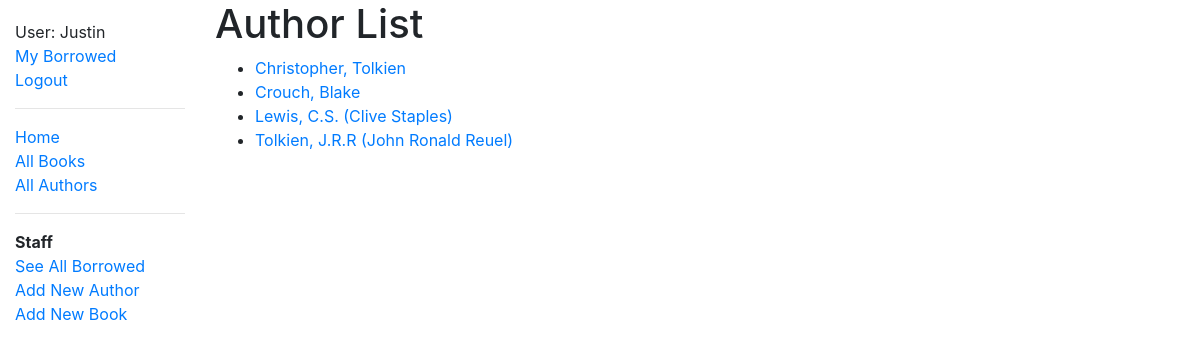
Page /catalog/authors/ (signed in) on the earlier database version.
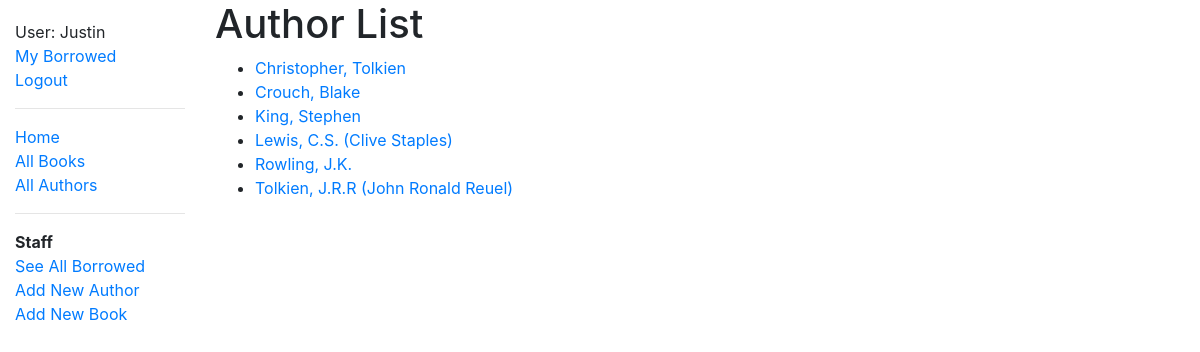
Same page on the later database version.
### catalog/models.py (models this page shows, shortened)
class Author(models.Model):
	first_name = models.CharField(max_length=100)
	last_name = models.CharField(max_length=100)
	date_of_birth = models.DateField(null=True, blank=True)
	date_of_death = models.DateField('Died', null=True, blank=True)
	def get_absolute_url(self):
		return reverse('author-detail', args=[str(self.id)])
	class Meta:
		ordering = ['last_name', 'first_name']
		permissions = (("can_create_author", "Can Create Author"),)

### catalog/views.py (the view)
# urls.py: path('authors/', views.AuthorListView.as_view(), name='authors'),
class AuthorListView(LoginRequiredMixin, generic.ListView):
	model = Author

### catalog/templates/catalog/author_list.html
{% extends "base_generic.html" %}
{% block content %}
  <h1>Author List</h1>
  {% if author_list %}
  <ul>
    {% for author in author_list %}
      <li>
        <a href="{{ author.get_absolute_url }}"> {{ author.last_name }}, {{ author.first_name}} </a>
      </li>
    {% endfor %}
  </ul>
  {% else %}
    <p>There are no authors in the library.</p>
  {% endif %}
{% endblock %}

### catalog/templates/base_generic.html (shortened to what this page needs)
<!DOCTYPE html>
<html lang="en">
<head>
	<link rel="stylesheet" href="https://stackpath.bootstrapcdn.com/bootstrap/4.1.3/css/bootstrap.min.css">
  {% load static %}
  <link rel="stylesheet" href="{% static 'css/style.css' %}">
</head>
<body>
	<div class="container-fluid">
		<div class="row">
			<div class = "col-sm-2">
			{% block sidebar %}
				<ul class="sidebar-nav">
					{% if user.is_authenticated %}
						<li>User: {{ user.get_username }}</li>
						<li><a href="{% url 'my-borrowed' %}">My Borrowed</a></li>
						<li><a href="{% url 'logout'%}?next={{request.path}}">Logout</a></li>
					{% else %}
						<li><a href="{% url 'login'%}?next={{request.path}}">Login</a></li>
					{% endif %}
					<hr/>
					<li><a href="{% url 'index'  %}">Home</a></li>
					<li><a href="{% url  'books' %}">All Books</a></li>
					<li><a href="{% url 'authors' %}">All Authors</a></li>
					<hr/>
					{% if perms.catalog.can_mark_returned %}
					<strong>Staff</strong>
					<li><a href="{% url 'all-borrowed' %}">See All Borrowed</a></li>
					<li><a href="{% url 'author_create' %}">Add New Author</a></li>
					<li><a href="{% url 'book_create' %}">Add New Book</a></li>
					{% endif %}
				</ul>
			{% endblock  %}
			</div>
			<div class="col-sm-10">{% block content  %}{% endblock  %}
			</div>
		</div>
	</div>
</body>
</html>

### catalog/static/css/style.css (style rules this page uses)
.sidebar-nav { margin-top: 20px; padding: 0; list-style: none; }

Differences in the rows shown:
added Author: last_name "King", first_name "Stephen"
added Author: last_name "Rowling", first_name "J.K."
